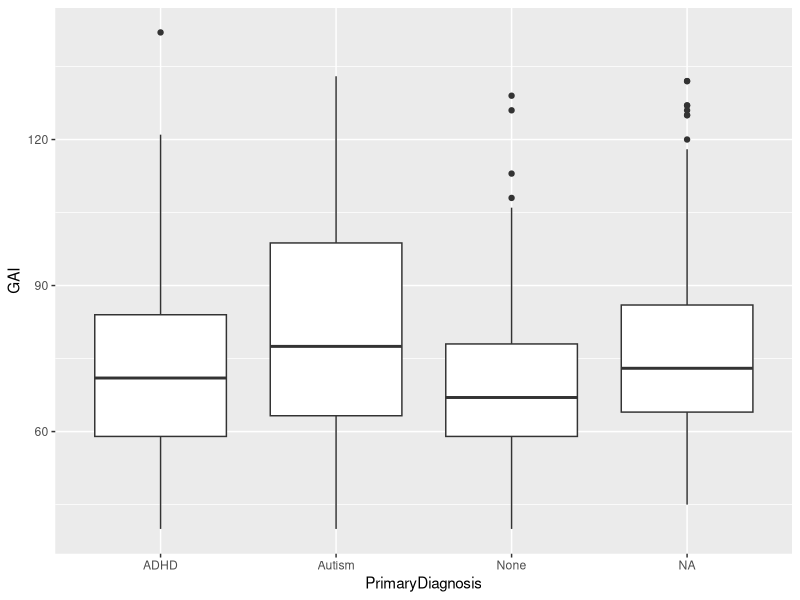
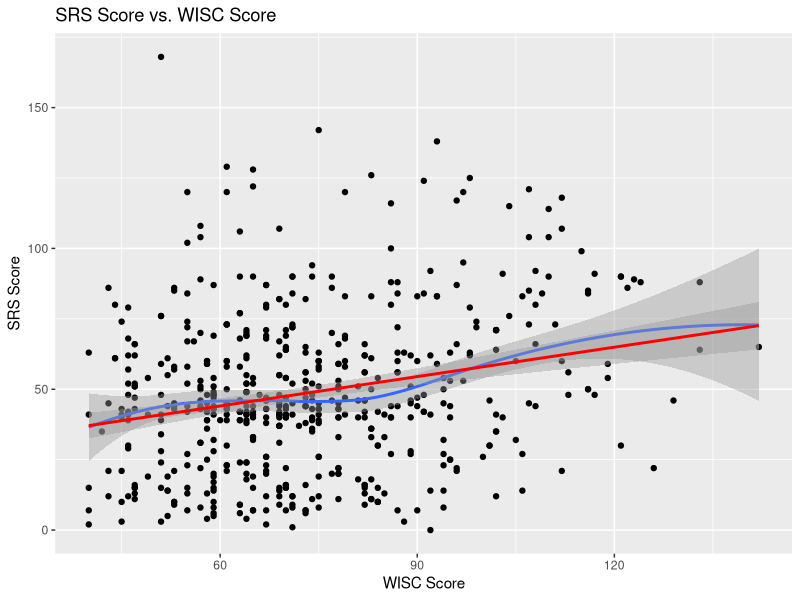
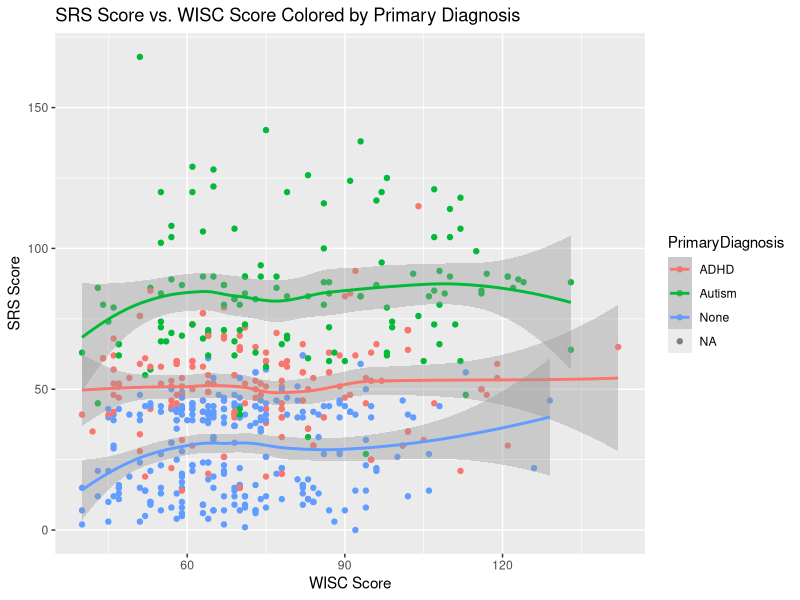
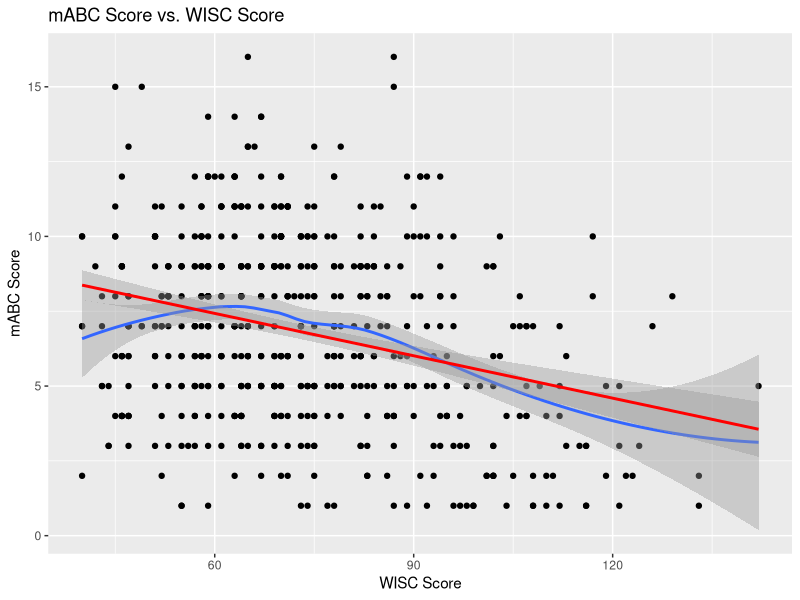
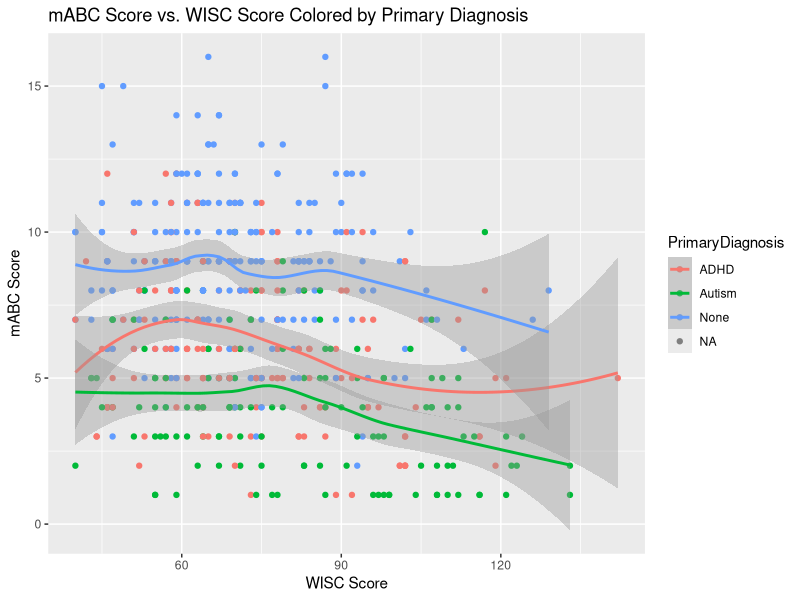
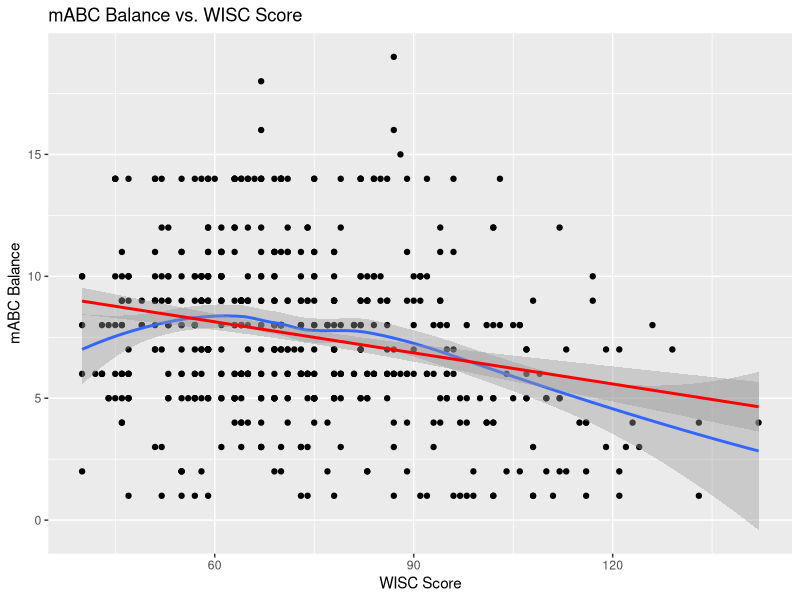
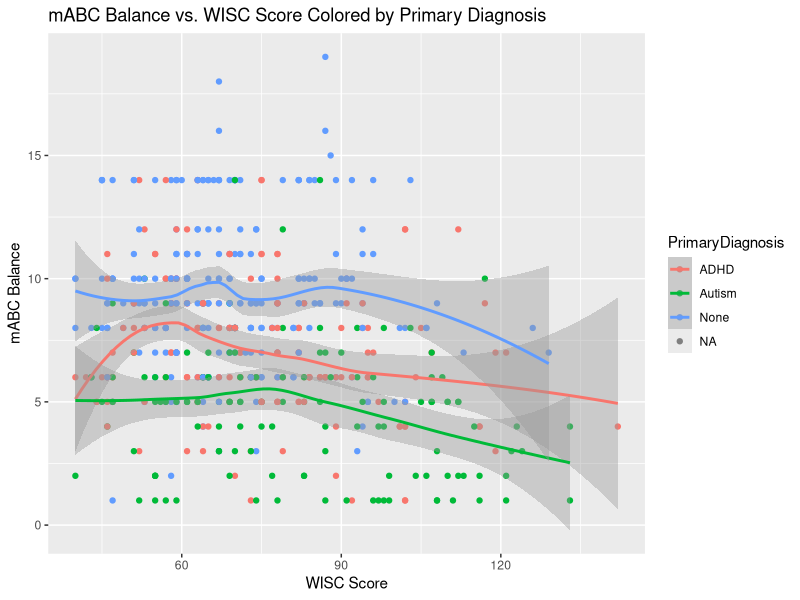
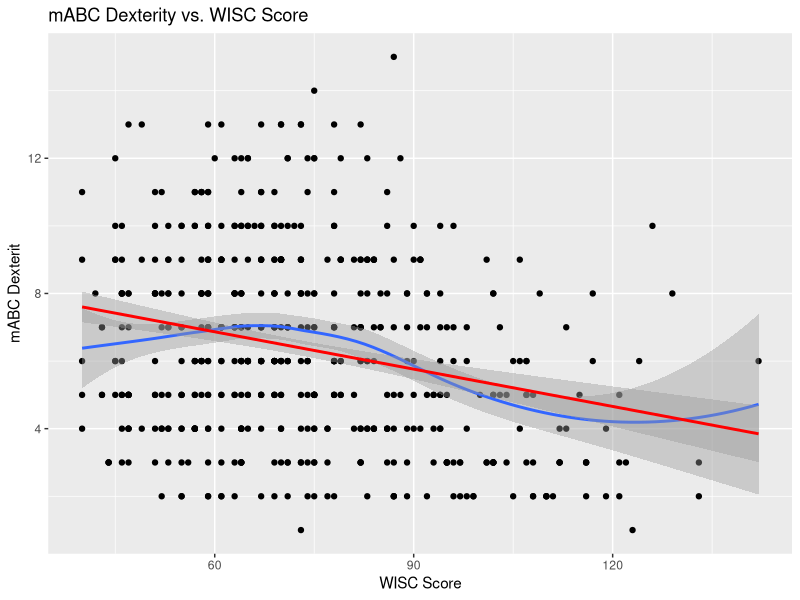

Here is the R script that generated these plots, in order:
## ---- chunk 1
library(ggplot2)
library(dplyr)
library(RColorBrewer)
library(gridExtra)
## ---- chunk 2
kki.demo <- read.csv("KKI_demographicInfo.csv")
kki.social <- read.csv("KKI_SocialResponsivenessScaleQuestionnaire.csv")
kki.movement <- read.csv("KKI_movementAssessmentBatteryforChildren.csv")

wisc <- read.csv("KKI_WechslerIntelligenceScaleforChildren.csv")
wisc4GAI <- read.csv("wisc4GAI_lookup.csv")
wisc5GAI <- read.csv("wisc5GAI_lookup.csv")

wisc4 <- filter(wisc, WISC_VERSION == 4)
wisc5 <- filter(wisc, WISC_VERSION == 5)

wisc4 <- wisc4[-c(11:15)]
wisc5 <- wisc5[-c(5:10)]

wisc4 <- filter(wisc4, visit == 1)
wisc5 <- filter(wisc5, visit == 1)

#Calculate composite scores for both WISC versions
wisc4$score <- rowSums(wisc4[,5:10])
wisc5$score <- rowSums(wisc5[,5:9])

#Filter out NA scores
wisc4 <- na.omit(wisc4, cols = "score")
wisc5 <- na.omit(wisc5, cols = "score")

#Convert composite scores to GAI scores for WISC version 4
composite4 = rep(0,length(wisc4[,1]))
for (i in 1:length(wisc4[,1])) {
  composite4[i] <- wisc4GAI[wisc4[i,11]-5,2]
}
wisc4$GAI <- composite4

#Convert composite scores to GAI scores for WISC version 5
composite5 = rep(0,length(wisc5[,1]))
for (i in 1:length(wisc5[,1])) {
  composite5[i] <- wisc5GAI[wisc5[i,10]-4,2]
}
wisc5$GAI <- composite5

#Remove composite scores
wisc4 <- wisc4[-c(2:11)]
wisc5 <- wisc5[-c(2:10)]

#Combine WISC data
wisc.combo <- full_join(wisc4, wisc5, by = c('ID', 'GAI'))
## ---- chunk 3
#Fix odd ID col
colnames(kki.demo)[1] <- "ID"
colnames(kki.social)[1] <- "ID"
colnames(kki.movement)[1] <- "ID"
kki <- merge(kki.demo,kki.social)
kki <- merge(kki,kki.movement)
#Now have all the data in a huge data frame

#Removing N/A values. Mostly removing second visits.
kki <- na.omit(kki)

#Combine kki with WISC version 4 data
kki.wisc <- full_join(kki, wisc.combo, by = 'ID')

#Make new data frames multiple diagnoses, single diagnosis, no diagnosis
kki2 <- filter(kki.wisc, PrimaryDiagnosis != "None",SecondaryDiagnosis ==c("Yes", "No"))
multdia <- filter(kki.wisc, PrimaryDiagnosis != "None", SecondaryDiagnosis =="Yes")
singdia <- filter(kki.wisc, PrimaryDiagnosis != "None" , SecondaryDiagnosis == "No")
nodia <- filter(kki.wisc, PrimaryDiagnosis =="None" , SecondaryDiagnosis =="No")
## ---- chunk 4
kki.hand <-  read.csv("KKI_handedness.csv")
colnames(kki.hand)[1] <- "ID"
kki.hand <- filter(kki.hand, visit == 1)
kki.hand <- kki.hand[-c(2)]
kki.wisc <- full_join(kki.wisc, kki.hand, by = 'ID')
## ---- chunk 5
ggplot(data = kki.wisc, aes(x = PrimaryDiagnosis, y = GAI)) + geom_boxplot()
## ---- chunk 6
ggplot(data = kki.wisc, aes(x = GAI, y = SRS_TotalRawScore)) + geom_point() + ggtitle("SRS Score vs. WISC Score") + labs(x = "WISC Score", y = "SRS Score") + geom_smooth() + geom_smooth(method = 'lm', colour = 'red')

ggplot(data = kki.wisc, aes(x = GAI, y = SRS_TotalRawScore, colour = PrimaryDiagnosis)) + geom_point() + ggtitle("SRS Score vs. WISC Score Colored by Primary Diagnosis") + labs(x = "WISC Score", y = "SRS Score") + geom_smooth()
## ---- chunk 7
ggplot(data = kki.wisc, aes(x = GAI, y = mABC_TotalStandardScore)) + geom_point() + ggtitle("mABC Score vs. WISC Score") + labs(x = "WISC Score", y = "mABC Score") + geom_smooth() + geom_smooth(method = 'lm', colour = 'red')

ggplot(data = kki.wisc, aes(x = GAI, y = mABC_TotalStandardScore, colour = PrimaryDiagnosis)) + geom_point() + ggtitle("mABC Score vs. WISC Score Colored by Primary Diagnosis") + labs(x = "WISC Score", y = "mABC Score") + geom_smooth()
## ---- chunk 8
ggplot(data = kki.wisc, aes(x = GAI, y = mABC_Balance.Component.StandardScore)) + geom_point() + ggtitle("mABC Balance vs. WISC Score") + labs(x = "WISC Score", y = "mABC Balance") + geom_smooth() + geom_smooth(method = 'lm', colour = 'red')

ggplot(data = kki.wisc, aes(x = GAI, y = mABC_Balance.Component.StandardScore, colour = PrimaryDiagnosis)) + geom_point() + ggtitle("mABC Balance vs. WISC Score Colored by Primary Diagnosis") + labs(x = "WISC Score", y = "mABC Balance") + geom_smooth()
## ---- chunk 9
ggplot(data = kki.wisc, aes(x = GAI, y = mABC_ManualDexterity.Component.StandardScore)) + geom_point() + ggtitle("mABC Dexterity vs. WISC Score") + labs(x = "WISC Score", y = "mABC Dexterit") + geom_smooth() + geom_smooth(method = 'lm', colour = 'red')

ggplot(data = kki.wisc, aes(x = GAI, y = mABC_ManualDexterity.Component.StandardScore, colour = PrimaryDiagnosis)) + geom_point() + ggtitle("mABC Dexterity vs. WISC Score Colored by Primary Diagnosis") + labs(x = "WISC Score", y = "mABC Dexterity") + geom_smooth()
## ---- chunk 10
ggplot(data = kki.wisc, aes(x = GAI, y = mABC_AimingAndCatching.Component.StandardScore)) + geom_point() + ggtitle("mABC AimingAndCatching vs. WISC Score") + labs(x = "WISC Score", y = "mABC AimingAndCatching") + geom_smooth() + geom_smooth(method = 'lm', colour = 'red')

ggplot(data = kki.wisc, aes(x = GAI, y = mABC_AimingAndCatching.Component.StandardScore, colour = PrimaryDiagnosis)) + geom_point() + ggtitle("mABC AimingAndCatching vs. WISC Score Colored by Primary Diagnosis") + labs(x = "WISC Score", y = "mABC AimingAndCatching") + geom_smooth()
## ---- chunk 11
Move.Age <- ggplot(data = kki.wisc, aes(x = mABC_AGE, y = GAI, colour = PrimaryDiagnosis)) + geom_point(alpha = .3) + geom_jitter() + geom_smooth() + theme(legend.position = 'none')
#low correlation between age and motor skills in all 
# groups
## ---- chunk 12
SRS.Age <- ggplot(data = kki.wisc, aes(x = SRS_AGE, y = GAI, colour = PrimaryDiagnosis)) + geom_point(alpha = .3) + geom_jitter() + geom_smooth() + theme(legend.position = 'none')
#again no real relationship
## ---- chunk 13
grid.arrange(Move.Age,SRS.Age, nrow = 1)
## ---- chunk 14
#SRS ~ mABC, .2658
lm1 <- lm(SRS_TotalRawScore ~ mABC_TotalStandardScore, data = kki.wisc)
#summary(lm1)

#SRS ~ mABC + WISC, .268
lm2 <- lm(SRS_TotalRawScore ~ mABC_TotalStandardScore + GAI, data = kki.wisc)
#summary(lm2)

#SRS ~ mABC + WISC, .2717
lm3 <- lm(SRS_TotalRawScore ~ mABC_TotalStandardScore + GAI + SRS_AGE, data = kki.wisc)
#summary(lm3)

#Multiple Diagnoses: SRS ~ mABC, .05596
lm1 <- lm(SRS_TotalRawScore ~ mABC_TotalStandardScore, data = multdia)
#summary(lm1)

#Multiple Diagnoses: SRS ~ mABC + WISC, .06019
lm2 <- lm(SRS_TotalRawScore ~ mABC_TotalStandardScore + GAI, data = multdia)
#summary(lm2)

#Single Diagnosis: SRS ~ mABC, .1625
lm1 <- lm(SRS_TotalRawScore ~ mABC_TotalStandardScore, data = singdia)
#summary(lm1)

#Single Diagnosis: SRS ~ mABC + WISC, .1499
lm2 <- lm(SRS_TotalRawScore ~ mABC_TotalStandardScore + GAI, data = singdia)
#summary(lm2)

#No Diagnosis: SRS ~ mABC, -.001383
lm1 <- lm(SRS_TotalRawScore ~ mABC_TotalStandardScore, data = nodia)
#summary(lm1)

#No Diagnosis: SRS ~ mABC + WISC, 0.009215
lm2 <- lm(SRS_TotalRawScore ~ mABC_TotalStandardScore + GAI, data = nodia)
#summary(lm2)

#kki2: SRS ~ mABC, 0.1143
lm1 <- lm(SRS_TotalRawScore ~ mABC_TotalStandardScore, data = kki2)
#summary(lm1)

#kki2: SRS ~ mABC + WISC, .09214
lm2 <- lm(SRS_TotalRawScore ~ mABC_TotalStandardScore + GAI, data = kki2)
#summary(lm2)
## ---- chunk 15
#Autism
aut <- filter(kki.wisc, PrimaryDiagnosis == "Autism")

#No Secondary Diagnosis
no <- filter(aut, SecondaryDiagnosis =="No")
#One Secondary Diagnosis
yes <- filter(aut, SecondaryDiagnosis =="Yes")

#Version 1
uno <- filter(aut, SRS_VERSION == 1)
#Version 2
dos <- filter(aut, SRS_VERSION == 2)

lm <- lm(SRS_TotalRawScore ~ mABC_TotalStandardScore, data = aut)
#Adjusted R^2: -.00652
lm2 <- lm(SRS_TotalRawScore ~ mABC_TotalStandardScore + GAI, data = aut)
#Adjusted R^2: -.00746
lm3 <- lm(SRS_TotalRawScore ~ mABC_TotalStandardScore + GAI + SRS_AGE + Gender, data = aut)
#Adjusted R^2: -.01883

lmNo <- lm(SRS_TotalRawScore ~ mABC_TotalStandardScore + GAI + SRS_AGE + Gender + SRS_VERSION, data = no)
#Adjusted R^2: .01758
lmYes <- lm(SRS_TotalRawScore ~ mABC_TotalStandardScore + GAI + SRS_AGE + Gender, data = yes)
#Adjusted R^2: -.00241

lmNo <- lm(SRS_TotalRawScore ~ mABC_Balance.Component.StandardScore + GAI + SRS_AGE + Gender, data = no)
#Adjusted R^2: -0.03923
lmYes <- lm(SRS_TotalRawScore ~ mABC_Balance.Component.StandardScore + GAI + SRS_AGE + Gender, data = yes)
#Adjusted R^2: 0.007135

